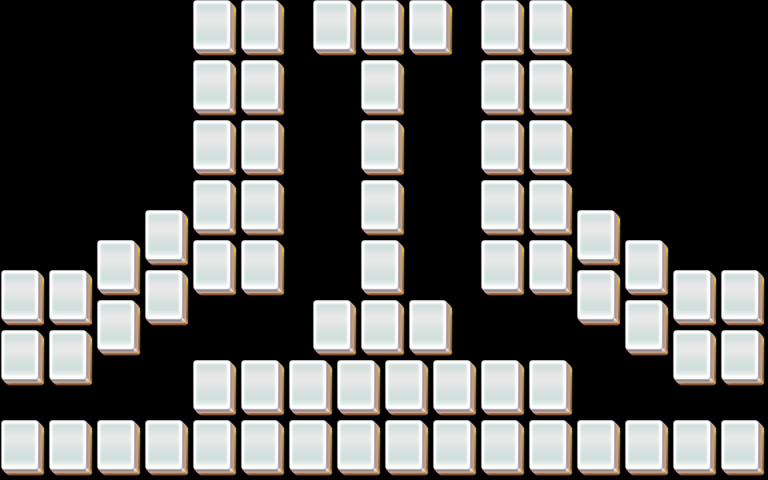

This is a level from a 2D game, rendered from its Tiled map with the project's own tilesets. A one-line summary and the map file follow, with tile-layer data summarised:
An orthogonal 32x16 tile map with 24x30 px tiles, 5 tile layers (layer1, layer2, layer3, layer4, ...).

<map version="1.0" orientation="orthogonal" width="32" height="16" tilewidth="24" tileheight="30">
 <properties>
  <property name="species" value="20" />
 </properties>
 <tileset firstgid="1" name="mahjong" tilewidth="48" tileheight="60">
  <image source="mahjong.png" width="48" height="60" />
 </tileset>
 <layer name="layer1" width="32" height="16">
  <data>[512 cells, 70 non-empty, 1 distinct tile ids]</data>
 </layer>
 <layer name="layer2" width="32" height="16">
  <data>[512 cells, 70 non-empty, 1 distinct tile ids]</data>
 </layer>
 <layer name="layer3" width="32" height="16">
  <data>[512 cells, 0 non-empty, 0 distinct tile ids]</data>
 </layer>
 <layer name="layer4" width="32" height="16">
  <data>[512 cells, 0 non-empty, 0 distinct tile ids]</data>
 </layer>
 <layer name="layer5" width="32" height="16">
  <data>[512 cells, 0 non-empty, 0 distinct tile ids]</data>
 </layer>
</map>
